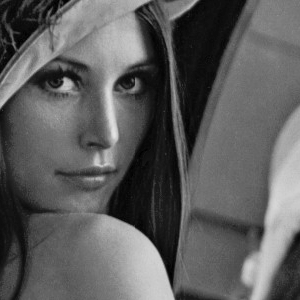
%> input picture Assignment/CH03/code/src/Fig0222(a)(face).tif, 300 x 300 px
$ octave laplacian_filter.m   (GNU Octave 9; MATLAB toolbox functions it lacks are replaced by stand-ins)
%> lines starting %> are read from the running program, lines starting %| are printed output that depends on the picture
clear;
clc;

image = imread('src/Fig0222(a)(face).tif');
%> image is the input picture: size 300x300 uint8; min 0, max 228, mean 93.3

[m,n] = size(image);
%> m = 300; n = 300

zero_padding_image = [zeros(1,n); image; zeros(1,n);];
zero_padding_image = [zeros(m+2,1), zero_padding_image, zeros(m+2,1);];
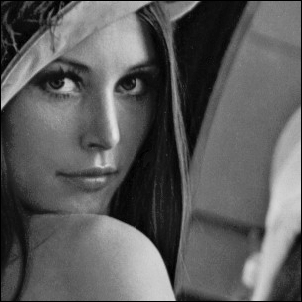
%> zero_padding_image: size 302x302 uint8; min 0, max 228, mean 92

% Laplacian filter

laplacian_mask_image = [0 1 0; 1 -4 1; 0 1 0;];
result_image = zeros(m,n);

for y = 1 : m-1
    for x = 1 : n-1
        result_image(y,x) = sum(sum(laplacian_mask_image.*double(zero_padding_image(y:y+2,x:x+2))));
    end
end
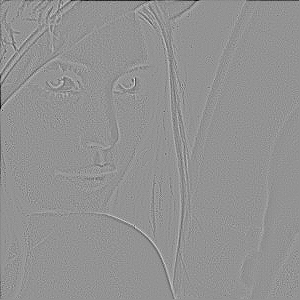
%> result_image: size 300x300 double; min -240, max 176, mean -0.4; drawn with min black and max white
    result_image = uint8(result_image);
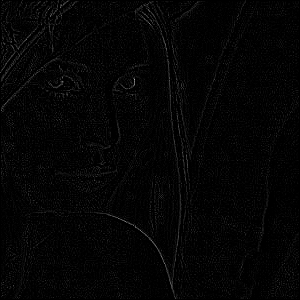
%> result_image: size 300x300 uint8; min 0, max 176, mean 4.6

figure;
subplot(2,4,1), imshow(uint8(image));
subplot(2,4,2), imshow(uint8(result_image));
